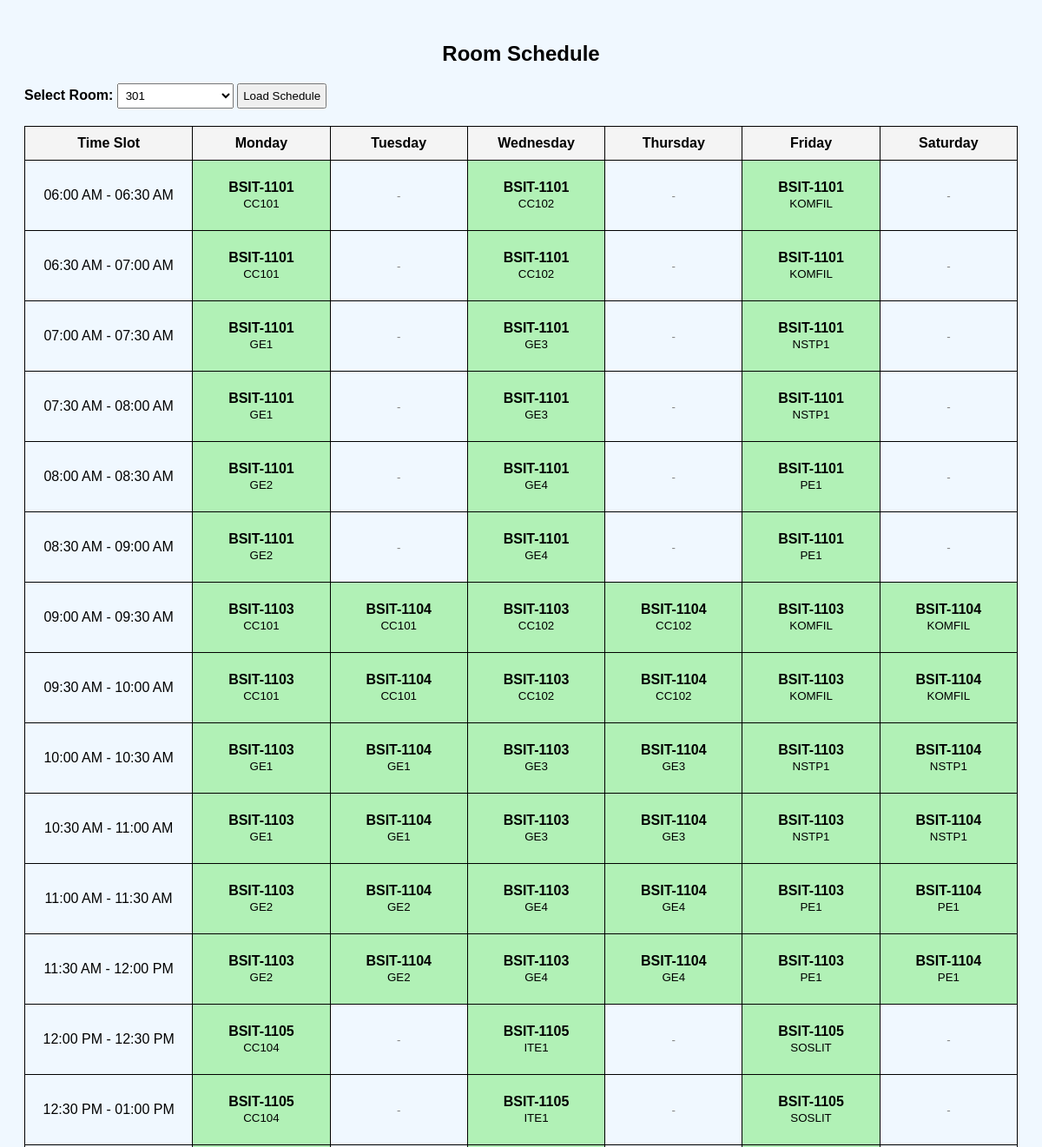
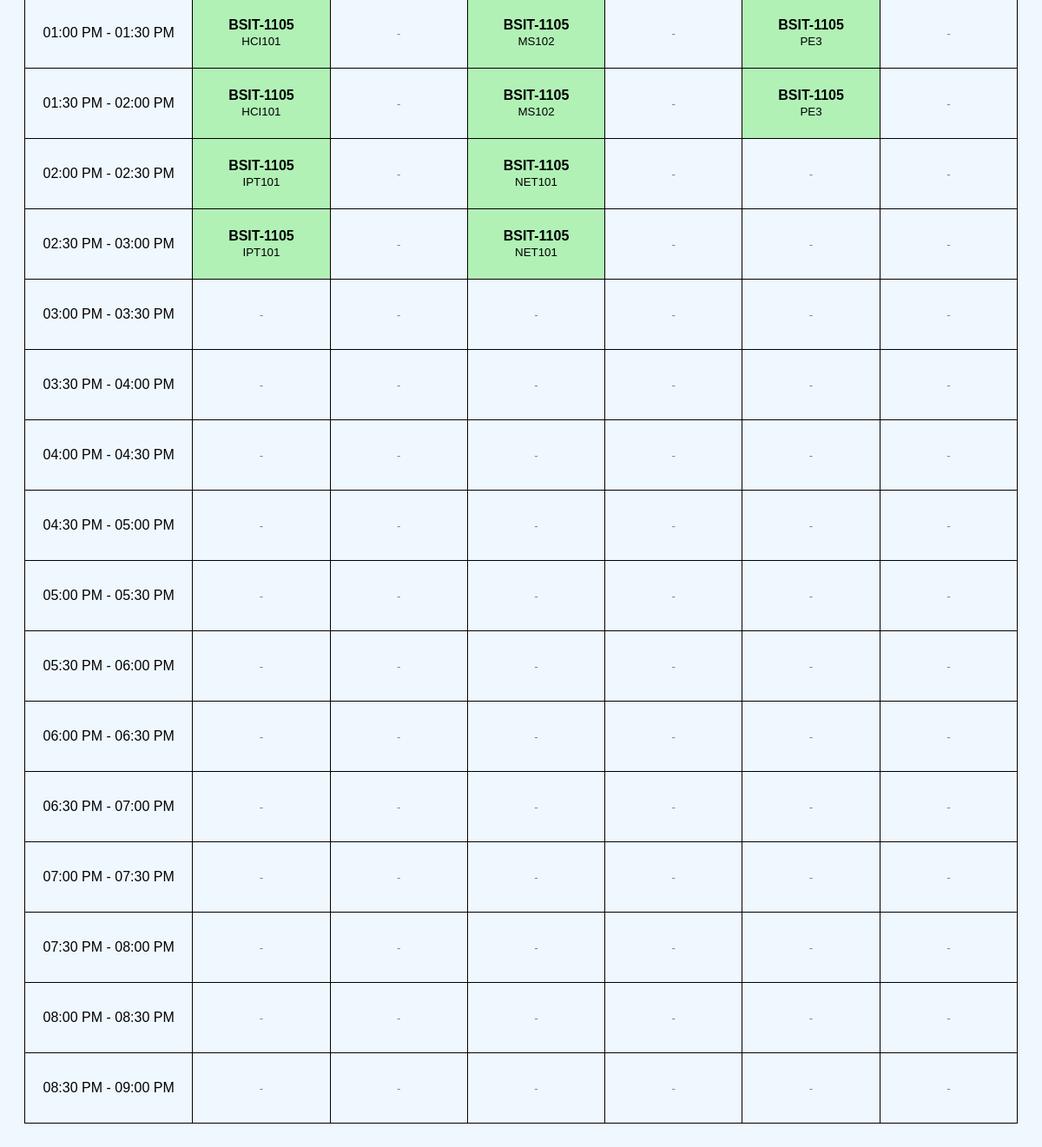
Page /frame/room_sched_view.php?room_id=4 on the committed database (2 pictures, top to bottom).
### tables this page shows
CREATE TABLE `sections` (
  `section_id` int(11) NOT NULL,
  `program_code` varchar(50) NOT NULL,
  `year_level` int(11) NOT NULL,
  `section_name` varchar(10) NOT NULL,
  `semester` varchar(255) DEFAULT NULL,
  `start_time` time DEFAULT NULL,
  `end_time` time DEFAULT NULL
);

CREATE TABLE `room_assignments` (
  `assignment_id` int(11) NOT NULL,
  `section_id` int(11) NOT NULL,
  `subject_code` varchar(50) NOT NULL,
  `day_of_week` enum('Monday','Tuesday','Wednesday','Thursday','Friday','Saturday','Sunday') NOT NULL,
  `start_time` time NOT NULL,
  `end_time` time NOT NULL,
  `room_id` int(11) NOT NULL
);

### frame/room_sched_view.php (the view, shortened to what this page needs)
<?php
include_once "../connections/connection.php";
$roomStmt = $pdo->query("SELECT room_id, room_no FROM rooms ORDER BY room_no");
$rooms = $roomStmt->fetchAll(PDO::FETCH_ASSOC);
$room_id = isset($_GET['room_id']) ? intval($_GET['room_id']) : 0;
$stmt = $pdo->prepare("
    SELECT
        ra.room_id,
        r.room_no,
        ra.day_of_week,
        ra.start_time,
        ra.end_time,
        ra.subject_code,
        ra.section_id,
        s.section_name
    FROM room_assignments ra
    JOIN rooms r ON ra.room_id = r.room_id
    JOIN sections s ON ra.section_id = s.section_id
    WHERE ra.room_id = :room_id
    ORDER BY FIELD(ra.day_of_week, 'Monday', 'Tuesday', 'Wednesday', 'Thursday', 'Friday', 'Saturday'),
             ra.start_time
");
$stmt->bindParam(':room_id', $room_id);
$stmt->execute();
$scheduleData = $stmt->fetchAll(PDO::FETCH_ASSOC);
$startTime = strtotime('06:00 AM');
$endTime = strtotime('09:00 PM');
$interval = 30 * 60;
$time_slots = [];
while ($startTime < $endTime) {
    $current_time = date('H:i:s', $startTime);
    $next_time = date('H:i:s', $startTime + $interval);
    $time_slots[] = [
        'start' => $current_time,
        'end' => $next_time
    ];
    $startTime += $interval;
}
$days_of_week = ['Monday', 'Tuesday', 'Wednesday', 'Thursday', 'Friday', 'Saturday'];
function formatTime($time) {
    return date('h:i A', strtotime($time));
}
?>
<!DOCTYPE html>
<html lang="en">
<head>
</head>
<body>
<h2>Room Schedule</h2>
<form method="GET">
    <label for="room_id"><strong>Select Room:</strong></label>
    <select name="room_id" id="room_id" required>
        <?php foreach ($rooms as $room): ?>
            <option value="<?= $room['room_id'] ?>" <?= ($room_id == $room['room_id']) ? 'selected' : '' ?>>
                <?= htmlspecialchars($room['room_no']) ?>
            </option>
        <?php endforeach; ?>
    </select>
    <button type="submit">Load Schedule</button>
</form>
<?php if ($room_id > 0): ?>
    <table>
        <tr>
            <th>Time Slot</th>
            <?php foreach ($days_of_week as $day_name): ?>
                <th><?= $day_name ?></th>
            <?php endforeach; ?>
        </tr>
        <?php foreach ($time_slots as $slot): ?>
            <tr>
                <td><?= formatTime($slot['start']) ?> - <?= formatTime($slot['end']) ?></td>
                <?php foreach ($days_of_week as $day_name):
                    $cell_content = "<small class='empty'>-</small>";
                    $cell_class = "";
                    foreach ($scheduleData as $schedule):
                        if ($schedule['day_of_week'] == $day_name &&
                            $schedule['start_time'] <= $slot['start'] &&
                            $schedule['end_time'] > $slot['start']):
                            $cell_content = "<strong>{$schedule['section_name']}</strong><br>" .
                                          "<small>{$schedule['subject_code']}</small>";
                            $cell_class = "class='occupied'";
                            break;
                        endif;
                    endforeach;
                ?>
                    <td <?= $cell_class ?>>
                        <?= $cell_content ?>
                    </td>
                <?php endforeach; ?>
            </tr>
        <?php endforeach; ?>
    </table>
<?php else: ?>
    <p>Please select a room to view the schedule.</p>
<?php endif; ?>
</body>
</html>

### frame/room_sched_view.php (style rules this page uses)
body { font-family: Arial, sans-serif; padding: 20px; background: aliceblue; }
h2 { text-align: center; }
table { width: 100%; border-collapse: collapse; margin-top: 20px; }
th, td { border: 1px solid black; padding: 10px; text-align: center; }
th { background-color: #f4f4f4; }
select, button { padding: 5px; }
td { min-width: 120px; height: 60px; position: relative; }
.occupied { background-color: #90ee90a8; }
.empty { color: gray; }

### rows in the picture
sections: section_name "BSIT-1101"
room_assignments: subject_code "CC101"
room_assignments: subject_code "CC102"
room_assignments: subject_code "KOMFIL"
room_assignments: subject_code "GE1"
room_assignments: subject_code "GE3"
room_assignments: subject_code "NSTP1"
room_assignments: subject_code "GE2"
room_assignments: subject_code "GE4"
room_assignments: subject_code "PE1"
sections: section_name "BSIT-1103"
room_assignments: subject_code "CC101"
sections: section_name "BSIT-1104"
room_assignments: subject_code "CC101"
room_assignments: subject_code "CC102"
room_assignments: subject_code "CC102"
room_assignments: subject_code "KOMFIL"
room_assignments: subject_code "KOMFIL"
room_assignments: subject_code "GE1"
room_assignments: subject_code "GE1"
room_assignments: subject_code "GE3"
room_assignments: subject_code "GE3"
room_assignments: subject_code "NSTP1"
room_assignments: subject_code "NSTP1"
room_assignments: subject_code "GE2"
room_assignments: subject_code "GE2"
room_assignments: subject_code "GE4"
room_assignments: subject_code "GE4"
room_assignments: subject_code "PE1"
room_assignments: subject_code "PE1"
sections: section_name "BSIT-1105"
room_assignments: subject_code "CC104"
room_assignments: subject_code "ITE1"
room_assignments: subject_code "SOSLIT"
room_assignments: subject_code "HCI101"
room_assignments: subject_code "MS102"
room_assignments: subject_code "PE3"
room_assignments: subject_code "IPT101"
room_assignments: subject_code "NET101"

### other values in the picture
$day_name "Monday"
$day_name "Tuesday"
$day_name "Wednesday"
$day_name "Thursday"
$day_name "Friday"
$day_name "Saturday"
formatTime($slot['start']) "06:00 AM"
formatTime($slot['end']) "06:30 AM"
formatTime($slot['start']) "06:30 AM"
formatTime($slot['end']) "07:00 AM"
formatTime($slot['start']) "07:00 AM"
formatTime($slot['end']) "07:30 AM"
formatTime($slot['start']) "07:30 AM"
formatTime($slot['end']) "08:00 AM"
formatTime($slot['start']) "08:00 AM"
